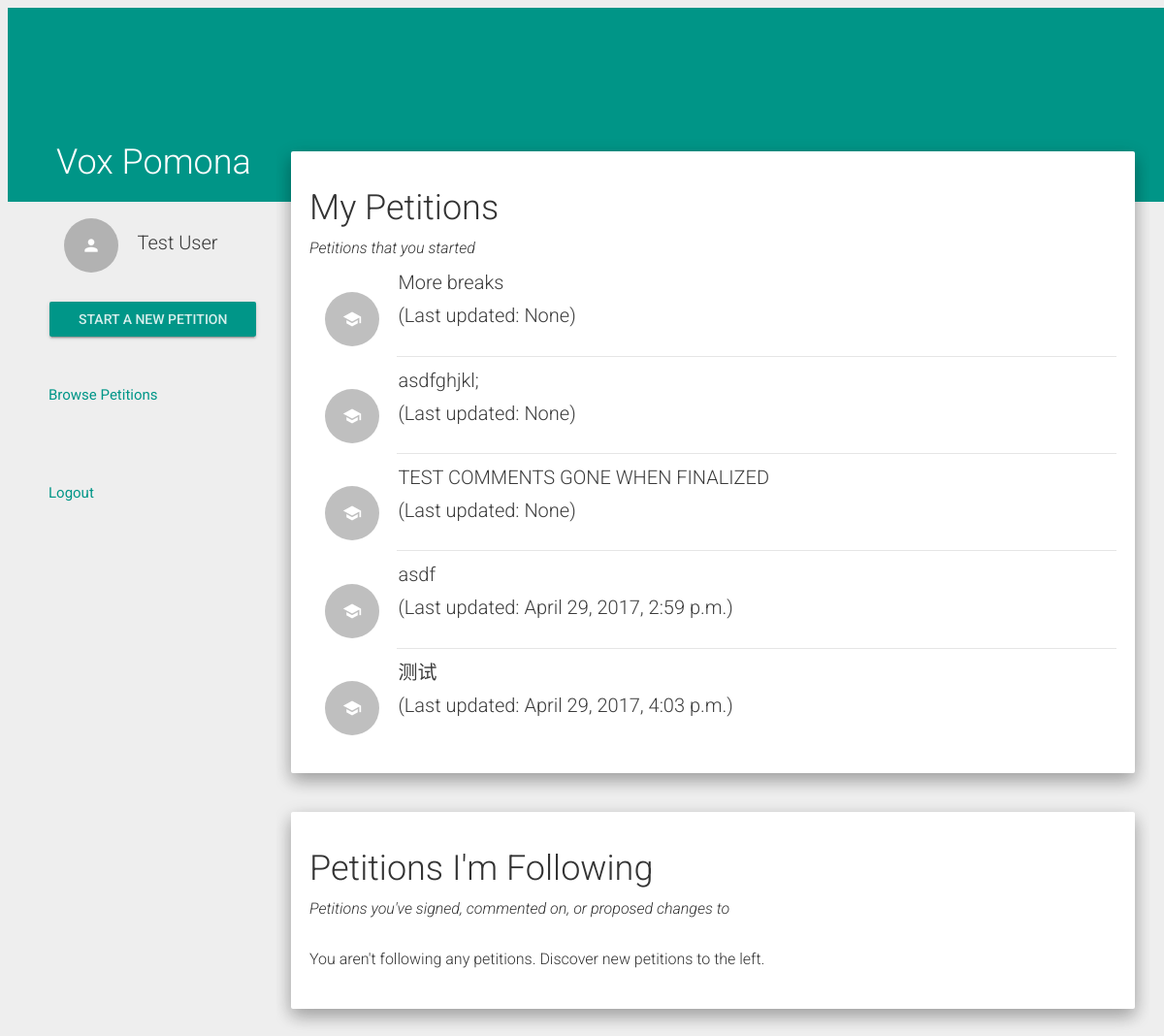
Page /home (signed in) on the committed database.
### VoxPomona/models.py (models this page shows, shortened)
class UserInfo(models.Model):
    email = models.EmailField(max_length = 100, unique = True)
    name = models.CharField(max_length = 100)
    USER_TYPE = (('STU','Student'), ('STA','Staff'),('FAC','Faculty'))
    user_type = models.CharField(max_length = 3, choices = USER_TYPE, default = 'STU')
    user = models.OneToOneField(settings.AUTH_USER_MODEL, related_name = "UserInfo", on_delete = models.CASCADE)

class Petition(models.Model):
    userID = models.ForeignKey(UserInfo, to_field = 'email', on_delete = models.CASCADE)
    petitionID = models.AutoField(primary_key = True)
    ACADEMICS = 'AC'
    ADMINISTRATIVE_ACTION = 'AA'
    CAMPUS_FACILITIES = 'CF'
    COLLEGE_POLICY = 'CP'
    DINING_HALLS = 'DH'
    EXTRACURRICULAR_ACTIVITIES = 'EA'
    RESIDENCE_HALLS = 'RH'
    OTHER = 'OT'
    PETITION_CATEGORY_CHOICES = (
        (ACADEMICS,'Academics'),
        (ADMINISTRATIVE_ACTION, 'Administrative Action'),
        (CAMPUS_FACILITIES, 'Campus Facilities'),
        (COLLEGE_POLICY, 'Campus Policy'),
        (DINING_HALLS, 'Dining Halls'),
        (EXTRACURRICULAR_ACTIVITIES, 'Extracurricular Activities'),
        (RESIDENCE_HALLS, 'Residence Halls'),
        (OTHER,'Other'),
        )
    category = models.CharField(
        max_length = 2,
        choices = PETITION_CATEGORY_CHOICES,
        blank = True
        )
    open_time = models.DateTimeField()
    last_updated = models.DateTimeField()
    threshold = 10
    title = models.CharField(max_length = 100)
    summary = models.CharField(max_length = 1000)
    PERM_CHOICES = (('1','view'),('2','view, sign'),('3','view, sign, comment'),
        ('4','view, sign, comment, propose changes'))
    stu_permission = models.CharField(max_length = 1, choices = PERM_CHOICES, default = 4)
    sta_permission = models.CharField(max_length = 1, choices = PERM_CHOICES, default = 4)
    fac_permission = models.CharField(max_length = 1, choices = PERM_CHOICES, default = 4)
    finalized = models.BooleanField()
    def get_icon(self):
        cat = self.category
        if cat == 'AC':
            return 'school'
        elif cat == 'AA':
            return 'account_balance'
        elif cat == 'CF':
            return 'build'
        elif cat == 'CP':
            return 'gavel'
        elif cat == 'DH':
            return 'restaurant_menu'
        elif cat == 'EA':
            return 'directions_run'
        elif cat == 'RH':
            return 'hotel'
        else:
            return 'toc'
    def get_url(self):
        if self.finalized:
            return '/petition/' + str(self.petitionID)
        return '/view_petition/' + str(self.petitionID)

### VoxPomona/views.py (the view)
# urls.py: url(r'^home', views.home, name='home'),
@login_required
def home(request):
    home_info = get_user_petitions(request)
    return render(request, 'home.html', home_info)

### VoxPomona/views.py (called while the page is built, shortened)
@login_required
def get_user_petitions(request):
    user_info = request.user.UserInfo
    myPetL = Petition.objects.filter(userID=user_info.email)
    fwPetL = list(get_follow_petitions(request))
    petDict = {
        'user' : request.user, \
        'UserInfo' : user_info, \
        'my_petitions' : myPetL, \
        'followed_petitions' : fwPetL
    }
    return petDict

def get_follow_petitions(request):
    user_info = request.user.UserInfo
    signL = Sign.objects.filter(userID=user_info.email)
    commL = Comment.objects.filter(userID=user_info.email)
    propL = Change.objects.filter(userID=user_info.email)
    petSet = set([])
    for sign in signL:
        signPet = sign.petitionID
        if signPet.userID == user_info:
            pass
        else:
            petSet.add(signPet)
    for comment in commL:
        clause = comment.clauseID
        commPet = clause.petitionID
        if commPet.userID == user_info:
            pass
        else:
            petSet.add(commPet)
    return petSet

### VoxPomona/templates/home.html (shortened to what this page needs)
{% extends 'base.html' %}
{% load staticfiles %}
{% block content %}
<nav class="col-xs-3 menu">
  <div class="user_menu">
    <a href="/profile">
      <div class="list-group">
        <div class="list-group-item">
          <div class="row-action-primary">
            <i class="material-icons">person</i>
          </div>
          <div class="row-content">
            <h4 class="list-group-item-heading ">{{ user.UserInfo.name }}</h4>
          </div>
        </div>
      </div>
    </a>
    <div class="btn-group-vertical">
      <a href="/new_petition" class="btn btn-raised btn-primary">Start a new petition</a>
    </div>
    <br /> <br />
  </div>
  <ul>
    <a href="/search"><li class="withripple">Browse Petitions</li></a>
    <li></li>
    <a href="/logout/"><li class="withripple">Logout</li></a>
  </ul>
</nav>
<div class="pages col-xs-9">
	<div class ="well">
    <h1>My Petitions</h1>
    <p><em>Petitions that you started</em></p>
    <div class="list-group">
      {% if my_petitions %}
        {% for pet in my_petitions %}
          <a href="{{ pet.get_url }}">
            <div class="list-group-item">
              <div class="row-action-primary">
                <i class="material-icons">{{ pet.get_icon }}</i>
              </div>
              <div class="row-content">
                <h4 class="list-group-item-heading "> {{ pet.title }} </h4>
                <p class="list-group-item-heading "> (Last updated: {{ pet.last_updated }})</p>
              </div>
            </div>
          </a>
          {% if not forloop.last %}
            <div class="list-group-separator"></div>
          {% endif %}
        {% endfor %}
      {% else %}
        <br />
        <p> You haven't started any petitions. Start one by clicking the button to the left. </p>
      {% endif %}
    </div>
  </div>
  <br />
  <div class ="well">
    <h1>Petitions I'm Following</h1>
    <p><em>Petitions you've signed, commented on, or proposed changes to</em></p>
    <div class="list-group">
      {% if followed_petitions %}
        {% for pet in followed_petitions %}
          <a href="{{ pet.get_url }}">
            <div class="list-group-item">
              <div class="row-action-primary">
                <i class="material-icons">{{ pet.get_icon }}</i>
              </div>
              <div class="row-content">
                <h4 class="list-group-item-heading "> {{ pet.title }} </h4>
                <p class="list-group-item-heading "> Started by: {{ pet.get_creator_name }} ({{pet.get_creator_user_type}}) (Last updated: {{ pet.last_updated }})</p>
              </div>
            </div>
          </a>
          {% if not forloop.last %}
            <div class="list-group-separator"></div>
          {% endif %}
        {% endfor %}
      {% else %}
        <br />
        <p> You aren't following any petitions. Discover new petitions to the left. </p>
      {% endif %}
    </div>
  </div>
</div>
{% endblock %}

### VoxPomona/static/css/base.css (style rules this page uses)
* { box-sizing: border-box; }
.menu { overflow: auto; padding: 0; top: 225px; position: fixed; width: 22.5%; }
.menu, .menu * { -webkit-user-select: none; -moz-user-select: none; user-select: none; }
.menu ul { margin-left: 10px; padding: 0; }
.menu ul li { list-style: none; padding: 20px 0 20px 40px; font-size: 15px; font-weight: normal; cursor: pointer; }
.menu .user_menu { margin-left: 50px; }
.menu .user_menu input, a { width: 100%; }
.pages { position: absolute; top: 0; right: 15px; z-index: 4; padding: 15px; padding-top: 156px; overflow: auto; width: 75%; }
.pages > div { padding: 0 5px; padding-top: 128px; }

### rows in the picture
Petition: title "More breaks", last_updated "None"
Petition: title "asdfghjkl;", last_updated "None"
Petition: title "TEST COMMENTS GONE WHEN FINALIZED", last_updated "None"
Petition: title "asdf", last_updated "April 29, 2017, 2:59 p.m."
Petition: title "测试", last_updated "April 29, 2017, 4:03 p.m."

### other values in the picture
{{ user.UserInfo.name }} "Test User"
